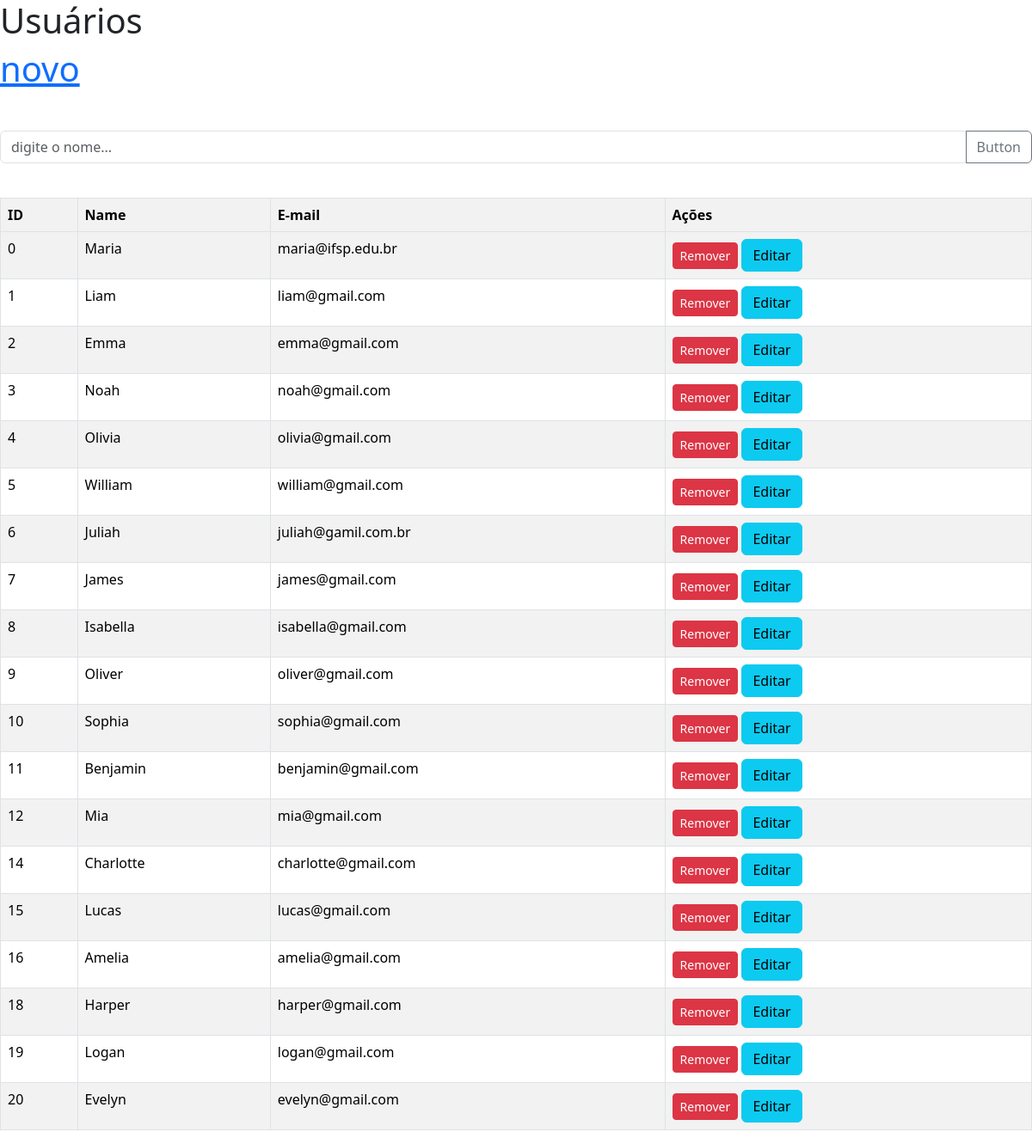
Screenshot of /aula.php with the database file from the repository.
### tables this page shows
CREATE TABLE `users` (
  `usu_id` int(11) NOT NULL,
  `usu_name` varchar(255) NOT NULL,
  `usu_email` varchar(255) NOT NULL,
  `usu_password` varchar(10) NOT NULL
);

### aula.php (the view, shortened to what this page needs)
<?php
require('conexao.php');
$query = 'SELECT * FROM users';
$registros = mysqli_query($con,$query);
 ?>
<link href="https://cdn.jsdelivr.net/npm/bootstrap@5.3.1/dist/css/bootstrap.min.css" rel="stylesheet">
 <h1>Usuários<h1>
<a href= "novo.php" >novo</a>
<br>
 <form method = "POST">
    <br>
 <div class="input-group mb-3">
  <input type="text" name ="buscado" class="form-control" placeholder="digite o nome..." aria-label="digite o nome..." aria-describedby="button-addon2" >
  <button class="btn btn-outline-secondary" type="submit" id="button-addon2">Button</button>
</div>
</form>
<table class= "table table-striped tape-hver table-bordered">
      <tr>
           <th>ID</th>
           <th>Name</th>
           <th>E-mail</th>
           <th>Ações</th>
      </tr>
<tbody>
    <?php while ( $row = mysqli_fetch_assoc($registros) ) { ?>
<tr>
    <td><?php echo $row ['usu_id']?> </td>
    <td><?php echo $row ['usu_name']?></td>
    <td> <?php echo $row ['usu_email']?></td>
    <td>
        <a
         class="btn btn-sm btn-danger"
         onclick="return confirm('Certeza?')"
         href="aula.php?id=<?php echo $row['usu_id'] ?>">Remover</a>
<a href="editar.php?id=<?= $row['usu_id'] ?>">
<button type="button" class="btn btn-info">Editar</button>
    </a>
    </tr>
    <?php } ?>
</tbody>
    </table>

### rows the page displays
users: usu_id "0", usu_name "Maria", usu_email "maria@ifsp.edu.br"
users: usu_id "1", usu_name "Liam", usu_email "liam@gmail.com"
users: usu_id "2", usu_name "Emma", usu_email "emma@gmail.com"
users: usu_id "3", usu_name "Noah", usu_email "noah@gmail.com"
users: usu_id "4", usu_name "Olivia", usu_email "olivia@gmail.com"
users: usu_id "5", usu_name "William", usu_email "william@gmail.com"
users: usu_id "6", usu_name "Juliah", usu_email "juliah@gamil.com.br"
users: usu_id "7", usu_name "James", usu_email "james@gmail.com"
users: usu_id "8", usu_name "Isabella", usu_email "isabella@gmail.com"
users: usu_id "9", usu_name "Oliver", usu_email "oliver@gmail.com"
users: usu_id "10", usu_name "Sophia", usu_email "sophia@gmail.com"
users: usu_id "11", usu_name "Benjamin", usu_email "benjamin@gmail.com"
users: usu_id "12", usu_name "Mia", usu_email "mia@gmail.com"
users: usu_id "14", usu_name "Charlotte", usu_email "charlotte@gmail.com"
users: usu_id "15", usu_name "Lucas", usu_email "lucas@gmail.com"
users: usu_id "16", usu_name "Amelia", usu_email "amelia@gmail.com"
users: usu_id "18", usu_name "Harper", usu_email "harper@gmail.com"
users: usu_id "19", usu_name "Logan", usu_email "logan@gmail.com"
users: usu_id "20", usu_name "Evelyn", usu_email "evelyn@gmail.com"
